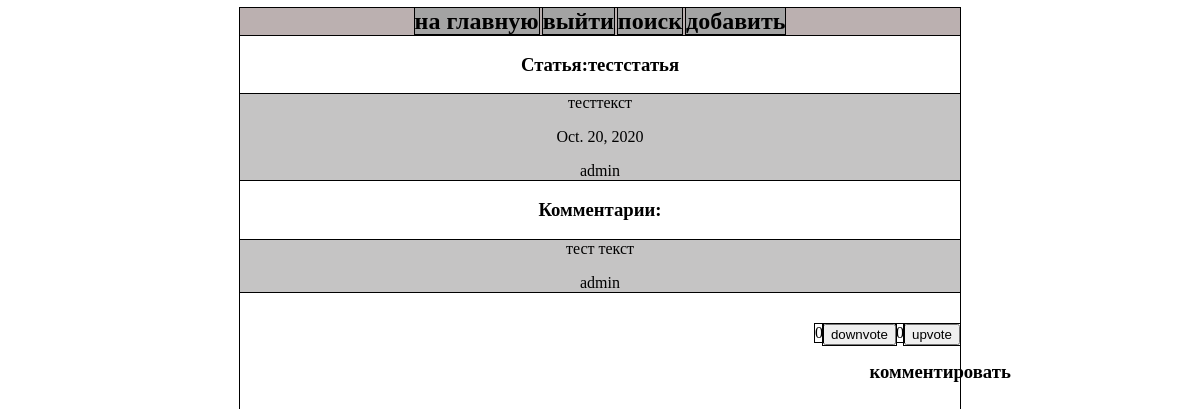
/1/ (signed in), run on the app's committed database.
### blogapp/models.py (models this page shows, shortened)
class Question(models.Model):
    user = models.ForeignKey(User, on_delete=models.CASCADE)
    title = models.CharField(max_length = 100)
    text = models.TextField()
    pub_date = models.DateField(auto_now=True)
    upvotes = models.IntegerField(default = 0)
    downvotes = models.IntegerField(default = 0)

class Comment(models.Model):
    texts = models.TextField()
    post = models.ForeignKey(Question,related_name='comments',on_delete = models.CASCADE)
    user = models.ForeignKey(User, on_delete=models.CASCADE)

### blogapp/views.py (the view)
# urls.py: path('<int:question_id>/', views.details),
@login_required
def details(request, question_id):
    value = Question.objects.get(id = question_id)
    _question = get_object_or_404(Question, pk=question_id)
    c_list = Comment.objects.filter(post = value)
    ch_list = Choice.objects.filter(votepage = value)
    context = {'question': _question,'commentary_list':c_list,'choice_list':ch_list}
    return render(request, 'details.html', context)

### blogapp/templates/details.html (shortened to what this page needs)
{% extends "base.html" %}
{% block content %}
<h3>Статья:{{ question.title }}</h3>
<div class = "question_info">
    <p>{{question.text}}</p>
    <p>{{question.pub_date }}</p>
    <p>{{question.user}}</p>
</div>
<h3>Комментарии:</h3>
<div class = "comments">
        {% for comment in commentary_list %}
            <p>{{comment.texts}}</p>
            <p>{{comment.user}}</p>
        {% endfor %}
</div>
                <div class = "feedback ">
                <form method = "POST" action = "http://127.0.0.1:8000/{{question.id}}/upvote/">
                    <p class = "d_data"><input  type = "submit" value = "upvote"></p>
                    <p class = "d_data">{{question.upvotes}}</p>
                </form>
                <form method = "POST" action = "http://127.0.0.1:8000/{{question.id}}/downvote/">
                    <p class = "d_data"><input  type = "submit" value = "downvote"></p>
                    <p class = "d_data">{{question.downvotes}}</p>
                </form>
                </div>
                <h3 class = "comment_link"><a href = "comment/">комментировать</a></h3>
{% endblock %}

### blogapp/static/style.css (style rules this page uses)
body { margin-left: 20%; margin-right: 20%; font-family: 'Times New Roman'; color:black; text-align: center; outline: 1px solid #000; }
li,a { color:black; list-style-type: none; text-decoration: none; }
.question_info { outline: 1px solid #000; background-color: rgb(197, 196, 196); }
.d_data { outline: 1px solid #000; float: right; display: inline; }
.comment_link { margin-top:3%; padding:3px; margin-left:87%; }
.comments { outline: 1px solid #000; background-color: rgb(197, 196, 196); }

### data on the page
Question: title "тестстатья", text "тесттекст", pub_date "Oct. 20, 2020", user "admin", upvotes "0", downvotes "0"
Comment: texts "тест текст", user "admin"
